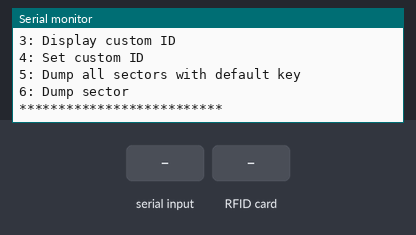
Simulated run of this sketch. Board: Arduino Uno, built with avr-gcc and run on an emulated ATmega328P. Shown: the last lines printed to the serial monitor. The inputs (shaded band) are chosen by the test bench.

Above: at 1.2 s.
1.3 s: "0" received over Serial
3.8 s: "1\n" received over Serial
At 4.6 s:
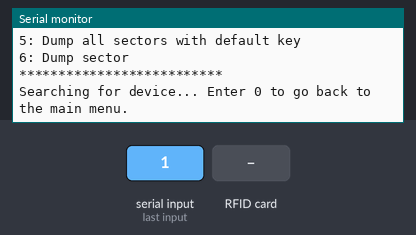
5.3 s: "4\n" received over Serial
At 5.9 s:
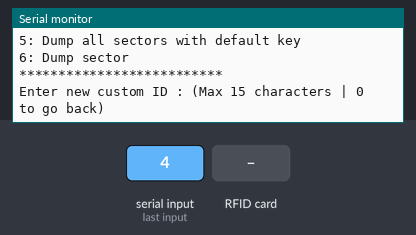
6.8 s: RFID card FF 07 80 89 held to the reader
At 6.94 s:
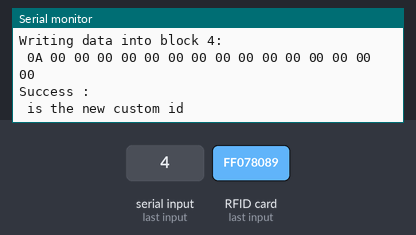

Measured:
- after the input at 3.8 s, the serial monitor: prints a new line at once (image 1)
- after the input at 5.3 s, the serial monitor: prints a new line at once (image 2)
- after the input at 6.8 s, the serial monitor: prints a new line at once (image 3)

The sketch:

Rfid-IO.ino
```cpp
/*
 * Manage RFID Devices - Check out the RFID library for Arduino for further explanations
 */
//
#include <SPI.h>
#include "MFRC522.h"

#define RST_PIN         9          // Configurable, see typical pin layout above
#define SS_PIN          10         // Configurable, see typical pin layout above

MFRC522 mfrc522(SS_PIN, RST_PIN);  // Create MFRC522 instance
//
byte  DEFAULT_KEY[] = {0xFF, 0xFF, 0xFF, 0xFF, 0xFF, 0xFF}; //{0x00, 0x00, 0x00, 0x00, 0x00, 0x00}; //
byte  PRIVATE_KEY[] = {0xFF, 0x42, 0x42, 0x42, 0x42, 0xFF};

MFRC522::MIFARE_Key MFIRE_DEFAULT_KEY;
MFRC522::MIFARE_Key MFIRE_PRIVATE_KEY;

#define SECTOR_CUSTOM_ID         1
#define BLOCK_CUSTOM_ID          4
#define TRAILER_BLOCK_CUSTOM_ID  7

void displayUuid();
void changeKeysToPrivate();
void displayCustomId();
void setCustomId();
void dumpAllSectorsWithDefaultKey();
void dumpSector();
bool waitForNewDevice();
//
void setup() {
  Serial.begin(9600);		// Initialize serial communications with the PC
  while (!Serial);		// Do nothing if no serial port is opened (added for Arduinos based on ATMEGA32U4)
  SPI.begin();			// Init SPI bus

  mfrc522.PCD_Init();		// Init MFRC522
  mfrc522.PCD_DumpVersionToSerial();	// Show details of PCD - MFRC522 Card Reader details

  memcpy(MFIRE_DEFAULT_KEY.keyByte, DEFAULT_KEY, 6);
  memcpy(MFIRE_PRIVATE_KEY.keyByte, PRIVATE_KEY, 6);

  Serial.println("MFRC initialized. Ready to use.");
}

void displayMainMenu() {
  Serial.println("");
  Serial.println("********** MENU **********");
  Serial.println("1: Display UUID");
  Serial.println("2: Change keys to private");
  Serial.println("3: Display custom ID");
  Serial.println("4: Set custom ID");
  Serial.println("5: Dump all sectors with default key");
  Serial.println("6: Dump sector");
  Serial.println("**************************");
  Serial.println("");
}

void loop() {
  displayMainMenu();

  while (!Serial.available());

  int choice = Serial.parseInt();

  if (choice == 1) displayUuid();
  else if (choice == 2) changeKeysToPrivate();
  else if (choice == 3) displayCustomId();
  else if (choice == 4) setCustomId();
  else if (choice == 5) dumpAllSectorsWithDefaultKey();
  else if (choice == 6) dumpSector();
  else Serial.println("Wrong choice. Try again.");
}

void dumpAllSectorsWithDefaultKey() {
  if (!waitForNewDevice()) // Aborted
    return;

  // Dump debug info about the card; PICC_HaltA() is automatically called
  mfrc522.PICC_DumpToSerial(&(mfrc522.uid));
}

void dumpSector() {
  Serial.println("Sector ID:");
  while (!Serial.available());
  char sector_id = (char) Serial.parseInt();
  Serial.println((int) sector_id);

  Serial.println("Key (0:default | 1:private):");
  while (!Serial.available());
  delay(25);
  byte chosen_key;
  Serial.readBytes((char *) &chosen_key, 1);
  chosen_key -= '0';
  Serial.println((int) chosen_key);

  if (!waitForNewDevice()) // Aborted
    return;

  Serial.print("Dumping sector ");
  Serial.print((int) sector_id);
  Serial.print(" with ");
  Serial.print(chosen_key == 0 ? "default" : "private");
  Serial.println(" key");

  mfrc522.PICC_DumpMifareClassicSectorToSerial(&(mfrc522.uid), chosen_key == 0 ? &MFIRE_DEFAULT_KEY : &MFIRE_PRIVATE_KEY, sector_id);

  // Halt PICC
  mfrc522.PICC_HaltA();
  // Stop encryption on PCD
  mfrc522.PCD_StopCrypto1();
}

bool waitForNewDevice() {
  Serial.println("Searching for device... Enter 0 to go back to the main menu.");
  while (true) {
    if (Serial.available()) {
      if (Serial.parseInt() == 0)
        return false;
    }

    // Look for new cards
    if (!mfrc522.PICC_IsNewCardPresent())
      continue;

    // Select one of the cards
    if (!mfrc522.PICC_ReadCardSerial())
      continue;

    return true;
  }
}

bool isDeviceValid() {
  // Check for compatibility
  MFRC522::PICC_Type piccType = mfrc522.PICC_GetType(mfrc522.uid.sak);

  if (piccType != MFRC522::PICC_TYPE_MIFARE_MINI
    &&  piccType != MFRC522::PICC_TYPE_MIFARE_1K
    &&  piccType != MFRC522::PICC_TYPE_MIFARE_4K) {
    Serial.println(F("This sample only works with MIFARE Classic cards."));
    return false;
  }

  return true;
}

void displayUuid() {
  if (!waitForNewDevice()) // Aborted
    return;

  // Dump UUID
  Serial.print(F("Card UUID:"));
  for (byte i = 0; i < mfrc522.uid.size; i++) {
    Serial.print(mfrc522.uid.uidByte[i] < 0x10 ? " 0" : " ");
    Serial.print(mfrc522.uid.uidByte[i], HEX);
  }
  Serial.println();
}

void changeKeysToPrivate() {
  if (!waitForNewDevice()) // Aborted
    return;

  if (!isDeviceValid()) // Device not supported
    return;

  MFRC522::StatusCode status;
  // Authenticate
  Serial.println(F("Authenticating using default key..."));
  status = (MFRC522::StatusCode) mfrc522.PCD_Authenticate(MFRC522::PICC_CMD_MF_AUTH_KEY_A, TRAILER_BLOCK_CUSTOM_ID, &MFIRE_DEFAULT_KEY, &(mfrc522.uid));
  if (status != MFRC522::STATUS_OK) {
      Serial.print(F("PCD_Authenticate() failed: "));
      Serial.println(mfrc522.GetStatusCodeName(status));
      return;
  }

  // Overwrite default key
  byte new_trailer_block[16];
  memcpy(new_trailer_block, PRIVATE_KEY, 6);
  byte default_access_bits[4] = { 0xFF, 0x07, 0x80, 0x89 };
  memcpy(&(new_trailer_block[6]), default_access_bits, 4);
  memcpy(&(new_trailer_block[10]), PRIVATE_KEY, 6);
  Serial.println(F("Overwriting default key..."));
  status = (MFRC522::StatusCode) mfrc522.MIFARE_Write(TRAILER_BLOCK_CUSTOM_ID, new_trailer_block, 16);
  if (status != MFRC522::STATUS_OK) {
      Serial.print(F("MIFARE_Write() failed: "));
      Serial.println(mfrc522.GetStatusCodeName(status));
  }
  else
    Serial.println("Device is now private");


  mfrc522.PICC_HaltA(); // Halt PICC
  mfrc522.PCD_StopCrypto1(); // Stop encryption on PCD
}

void displayCustomId() {
  if (!waitForNewDevice()) // Aborted
    return;

  if (!isDeviceValid()) // Device not supported
    return;

  MFRC522::StatusCode status;
  byte custom_id[18];
  memset(custom_id, 0, sizeof(custom_id));
  byte size_custom_id = sizeof(custom_id);

  // Authenticate
  Serial.println(F("Authenticating using private key..."));
  status = (MFRC522::StatusCode) mfrc522.PCD_Authenticate(MFRC522::PICC_CMD_MF_AUTH_KEY_A, TRAILER_BLOCK_CUSTOM_ID, &MFIRE_PRIVATE_KEY, &(mfrc522.uid));
  if (status != MFRC522::STATUS_OK) {
      Serial.print(F("PCD_Authenticate() failed: "));
      Serial.println(mfrc522.GetStatusCodeName(status));
      return;
  }

  status = (MFRC522::StatusCode) mfrc522.MIFARE_Read(BLOCK_CUSTOM_ID, custom_id, &size_custom_id);
  if (status != MFRC522::STATUS_OK) {
      Serial.print(F("MIFARE_Read() check failed: "));
      Serial.println(mfrc522.GetStatusCodeName(status));
  }

  Serial.println("Block Custom ID: ");
  dump_byte_array(custom_id, 16);
  Serial.println("");
  Serial.println("Custom ID: ");
  Serial.println(String((const char *) custom_id));


  mfrc522.PICC_HaltA(); // Halt PICC
  mfrc522.PCD_StopCrypto1(); // Stop encryption on PCD
}

void setCustomId() {
  Serial.println("Enter new custom ID : (Max 15 characters | 0 to go back)");

  while (!Serial.available());
  delay(25); // Populate serial buffer

  byte new_custom_id[16];
  memset(new_custom_id, 0, sizeof(new_custom_id));
  Serial.readBytes((char *) new_custom_id, 15);
  Serial.println(String((const char *) new_custom_id));

  if (new_custom_id[0] == '0')
    return;

  if (!waitForNewDevice()) // Aborted
    return;

  if (!isDeviceValid()) // Device not supported
    return;

  MFRC522::StatusCode status;
  byte check_custom_id[18];
  byte size_check = sizeof(check_custom_id);

  // Authenticate
  Serial.println(F("Authenticating using private key..."));
  status = (MFRC522::StatusCode) mfrc522.PCD_Authenticate(MFRC522::PICC_CMD_MF_AUTH_KEY_A, TRAILER_BLOCK_CUSTOM_ID, &MFIRE_PRIVATE_KEY, &(mfrc522.uid));
  if (status != MFRC522::STATUS_OK) {
      Serial.print(F("PCD_Authenticate() failed: "));
      Serial.println(mfrc522.GetStatusCodeName(status));
      return;
  }

  // Write data to the block
  Serial.print(F("Writing data into block ")); Serial.print(BLOCK_CUSTOM_ID);
  Serial.println(F(":"));
  dump_byte_array(new_custom_id, 16); Serial.println();
  status = (MFRC522::StatusCode) mfrc522.MIFARE_Write(BLOCK_CUSTOM_ID, new_custom_id, 16);
  if (status != MFRC522::STATUS_OK) {
      Serial.print(F("MIFARE_Write() failed: "));
      Serial.println(mfrc522.GetStatusCodeName(status));
  }

  status = (MFRC522::StatusCode) mfrc522.MIFARE_Read(BLOCK_CUSTOM_ID, check_custom_id, &size_check);
  if (status != MFRC522::STATUS_OK) {
      Serial.print(F("MIFARE_Read() check failed: "));
      Serial.println(mfrc522.GetStatusCodeName(status));
  }

  // Check that data in block is what we have written
  bool ids_match = true;
  for (byte i = 0; i < 16; i++)
      if (check_custom_id[i] != new_custom_id[i]) {
          ids_match = false;
          break;
      }

  if (ids_match) {
      Serial.print("Success : ");
      Serial.print(String((const char *) new_custom_id));
      Serial.println(" is the new custom id");
  }
  else
      Serial.println(F("Failure : no match found for custom id in block"));

  mfrc522.PICC_HaltA(); // Halt PICC
  mfrc522.PCD_StopCrypto1(); // Stop encryption on PCD
}

void dump_byte_array(byte *buffer, byte bufferSize) {
    for (byte i = 0; i < bufferSize; i++) {
        Serial.print(buffer[i] < 0x10 ? " 0" : " ");
        Serial.print(buffer[i], HEX);
    }
}
```
